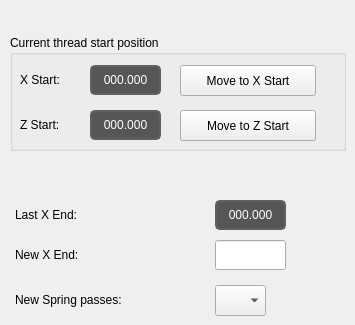
   <widget class="QWidget" name="pageThreading5">
    <widget class="QGroupBox" name="groupBox_6">
     <property name="geometry">
      <rect>
       <x>10</x>
       <y>35</y>
       <width>336</width>
       <height>116</height>
      </rect>
     </property>
     <property name="title">
      <string>Current thread start position </string>
     </property>
     <widget class="QLabel" name="currentThreadXStart">
      <property name="geometry">
       <rect>
        <x>80</x>
        <y>30</y>
        <width>71</width>
        <height>30</height>
       </rect>
      </property>
      <property name="styleSheet">
       <string notr="true">QLabel {
    border-style: solid;
    border-color: rgb(96, 96, 97);
    border-width: 2px;
    border-radius: 5px;
    color: white;
    background: rgb(86, 86, 87);
	font: 11pt &quot;Noto&quot;;
}</string>
      </property>
      <property name="text">
       <string>000.000</string>
      </property>
      <property name="alignment">
       <set>Qt::AlignCenter</set>
      </property>
     </widget>
     <widget class="QLabel" name="label_76">
      <property name="geometry">
       <rect>
        <x>10</x>
        <y>75</y>
        <width>56</width>
        <height>30</height>
       </rect>
      </property>
      <property name="styleSheet">
       <string notr="true">font: 11pt &quot;Noto Sans&quot;;</string>
      </property>
      <property name="text">
       <string>Z Start:</string>
      </property>
     </widget>
     <widget class="QLabel" name="currentThreadZStart">
      <property name="geometry">
       <rect>
        <x>80</x>
        <y>75</y>
        <width>71</width>
        <height>30</height>
       </rect>
      </property>
      <property name="styleSheet">
       <string notr="true">QLabel {
    border-style: solid;
    border-color: rgb(96, 96, 97);
    border-width: 2px;
    border-radius: 5px;
    color: white;
    background: rgb(86, 86, 87);
	font: 11pt &quot;Noto&quot;;
}</string>
      </property>
      <property name="text">
       <string>000.000</string>
      </property>
      <property name="alignment">
       <set>Qt::AlignCenter</set>
      </property>
     </widget>
     <widget class="QLabel" name="label_75">
      <property name="geometry">
       <rect>
        <x>10</x>
        <y>30</y>
        <width>56</width>
        <height>30</height>
       </rect>
      </property>
      <property name="styleSheet">
       <string notr="true">font: 11pt &quot;Noto Sans&quot;;</string>
      </property>
      <property name="text">
       <string>X Start:</string>
      </property>
     </widget>
     <widget class="QPushButton" name="btnMoveToPosX">
      <property name="geometry">
       <rect>
        <x>170</x>
        <y>30</y>
        <width>136</width>
        <height>31</height>
       </rect>
      </property>
      <property name="text">
       <string>Move to X Start</string>
      </property>
     </widget>
     <widget class="QPushButton" name="btnMoveToPosZ">
      <property name="geometry">
       <rect>
        <x>170</x>
        <y>75</y>
        <width>136</width>
        <height>31</height>
       </rect>
      </property>
      <property name="text">
       <string>Move to Z Start</string>
      </property>
     </widget>
    </widget>
    <widget class="QLabel" name="lastXEnd">
     <property name="geometry">
      <rect>
       <x>215</x>
       <y>200</y>
       <width>71</width>
       <height>30</height>
      </rect>
     </property>
     <property name="styleSheet">
      <string notr="true">QLabel {
    border-style: solid;
    border-color: rgb(96, 96, 97);
    border-width: 2px;
    border-radius: 5px;
    color: white;
    background: rgb(86, 86, 87);
	font: 11pt &quot;Noto&quot;;
}</string>
     </property>
     <property name="text">
      <string>000.000</string>
     </property>
     <property name="alignment">
      <set>Qt::AlignCenter</set>
     </property>
    </widget>
    <widget class="QLabel" name="label_77">
     <property name="geometry">
      <rect>
       <x>15</x>
       <y>200</y>
       <width>171</width>
       <height>30</height>
      </rect>
     </property>
     <property name="styleSheet">
      <string notr="true">font: 11pt &quot;Noto Sans&quot;;</string>
     </property>
     <property name="text">
      <string>Last X End:</string>
     </property>
    </widget>
    <widget class="QLabel" name="label_92">
     <property name="geometry">
      <rect>
       <x>15</x>
       <y>240</y>
       <width>141</width>
       <height>30</height>
      </rect>
     </property>
     <property name="styleSheet">
      <string notr="true">font: 11pt &quot;Noto Sans&quot;;</string>
     </property>
     <property name="text">
      <string>New X End:</string>
     </property>
    </widget>
    <widget class="QLineEdit" name="newXEnd">
     <property name="geometry">
      <rect>
       <x>215</x>
       <y>240</y>
       <width>71</width>
       <height>30</height>
      </rect>
     </property>
     <property name="focusPolicy">
      <enum>Qt::StrongFocus</enum>
     </property>
     <property name="styleSheet">
      <string notr="true">font: 11pt &quot;Noto Sans&quot;;</string>
     </property>
     <property name="alignment">
      <set>Qt::AlignRight|Qt::AlignTrailing|Qt::AlignVCenter</set>
     </property>
    </widget>
    <widget class="VCPSettingsComboBox" name="threadingNewSpringPasses">
     <property name="geometry">
      <rect>
       <x>215</x>
       <y>285</y>
       <width>51</width>
       <height>31</height>
      </rect>
     </property>
     <property name="layoutDirection">
      <enum>Qt::LeftToRight</enum>
     </property>
     <property name="styleSheet">
      <string notr="true">font: 11pt &quot;Noto Sans&quot;;</string>
     </property>
     <property name="settingName" stdset="0">
      <string>quick-cycles.threading-spring-passes</string>
     </property>
    </widget>
    <widget class="QLabel" name="label_94">
     <property name="geometry">
      <rect>
       <x>15</x>
       <y>285</y>
       <width>161</width>
       <height>30</height>
      </rect>
     </property>
     <property name="styleSheet">
      <string notr="true">font: 11pt &quot;Noto Sans&quot;;</string>
     </property>
     <property name="text">
      <string>New Spring passes:</string>
     </property>
    </widget>
   </widget>
